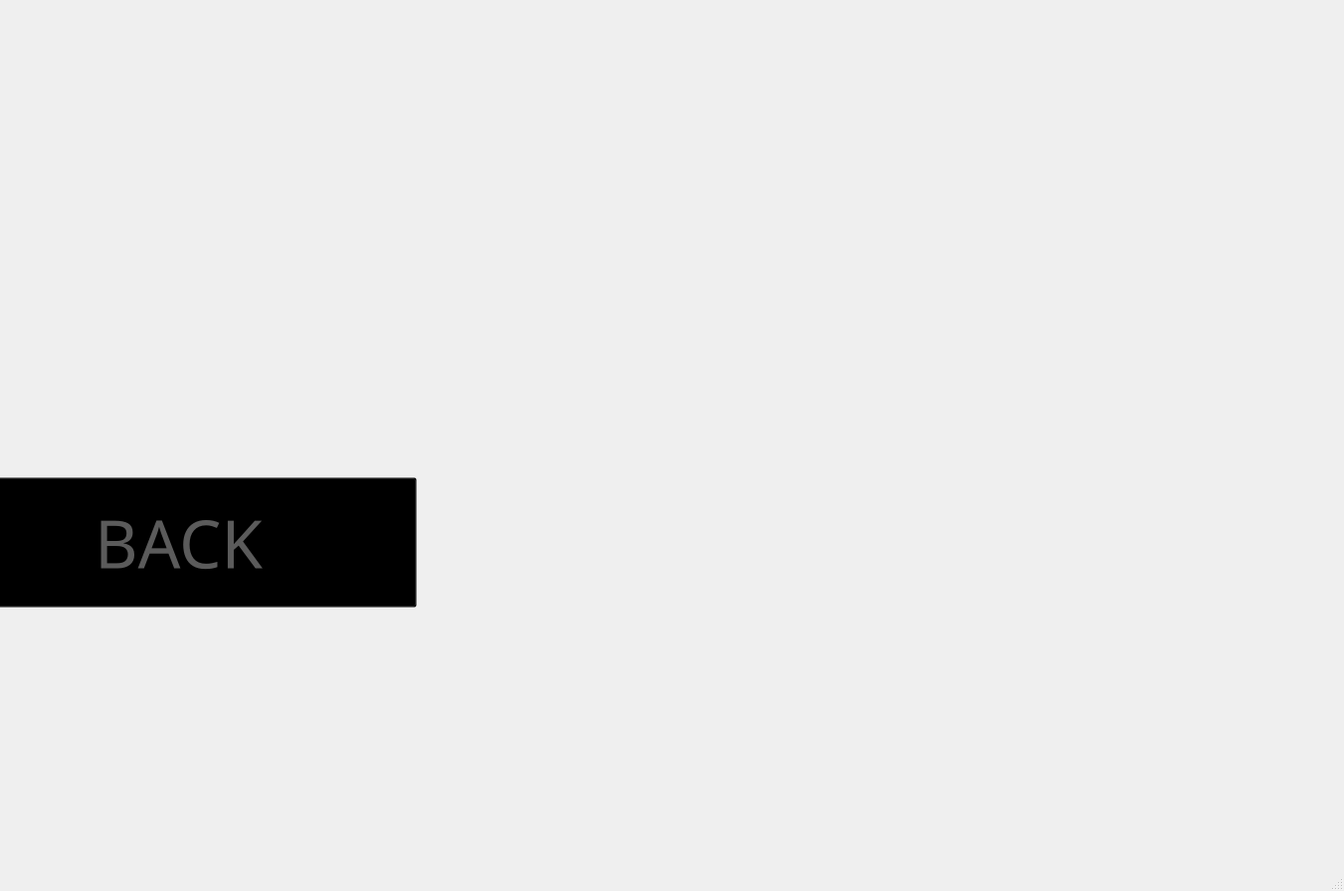
<?xml version="1.0" encoding="UTF-8"?>
<ui version="4.0">
 <class>MainWindow</class>
 <widget class="QMainWindow" name="MainWindow">
  <property name="geometry">
   <rect>
    <x>0</x>
    <y>0</y>
    <width>1351</width>
    <height>896</height>
   </rect>
  </property>
  <property name="windowTitle">
   <string>MainWindow</string>
  </property>
  <widget class="QWidget" name="centralwidget">
   <widget class="QLabel" name="label">
    <property name="geometry">
     <rect>
      <x>10</x>
      <y>20</y>
      <width>1000</width>
      <height>600</height>
     </rect>
    </property>
    <property name="text">
     <string/>
    </property>
    <property name="pixmap">
     <pixmap>../leaderboard_bg.png</pixmap>
    </property>
   </widget>
   <widget class="QPushButton" name="back_button">
    <property name="geometry">
     <rect>
      <x>-60</x>
      <y>480</y>
      <width>479</width>
      <height>131</height>
     </rect>
    </property>
    <property name="font">
     <font>
      <family>Justice Chrome</family>
      <pointsize>50</pointsize>
     </font>
    </property>
    <property name="styleSheet">
     <string notr="true">background-color: rgba(0, 0, 0, 0);
color: rgb(91, 91, 91);
</string>
    </property>
    <property name="text">
     <string>BACK</string>
    </property>
   </widget>
   <widget class="QLabel" name="score_label_1">
    <property name="geometry">
     <rect>
      <x>90</x>
      <y>60</y>
      <width>261</width>
      <height>41</height>
     </rect>
    </property>
    <property name="font">
     <font>
      <family>Justice Chrome</family>
      <pointsize>25</pointsize>
     </font>
    </property>
    <property name="styleSheet">
     <string notr="true">background-color: rgba(0, 0, 0, 0);
color: rgb(91, 91, 91);
</string>
    </property>
    <property name="text">
     <string/>
    </property>
   </widget>
   <widget class="QLabel" name="score_label_2">
    <property name="geometry">
     <rect>
      <x>90</x>
      <y>100</y>
      <width>261</width>
      <height>41</height>
     </rect>
    </property>
    <property name="font">
     <font>
      <family>Justice Chrome</family>
      <pointsize>25</pointsize>
     </font>
    </property>
    <property name="styleSheet">
     <string notr="true">background-color: rgba(0, 0, 0, 0);
color: rgb(91, 91, 91);
</string>
    </property>
    <property name="text">
     <string/>
    </property>
   </widget>
   <widget class="QLabel" name="score_label_3">
    <property name="geometry">
     <rect>
      <x>90</x>
      <y>140</y>
      <width>261</width>
      <height>41</height>
     </rect>
    </property>
    <property name="font">
     <font>
      <family>Justice Chrome</family>
      <pointsize>25</pointsize>
     </font>
    </property>
    <property name="styleSheet">
     <string notr="true">background-color: rgba(0, 0, 0, 0);
color: rgb(91, 91, 91);
</string>
    </property>
    <property name="text">
     <string/>
    </property>
   </widget>
   <widget class="QLabel" name="score_label_4">
    <property name="geometry">
     <rect>
      <x>90</x>
      <y>180</y>
      <width>261</width>
      <height>41</height>
     </rect>
    </property>
    <property name="font">
     <font>
      <family>Justice Chrome</family>
      <pointsize>25</pointsize>
     </font>
    </property>
    <property name="styleSheet">
     <string notr="true">background-color: rgba(0, 0, 0, 0);
color: rgb(91, 91, 91);
</string>
    </property>
    <property name="text">
     <string/>
    </property>
   </widget>
   <widget class="QLabel" name="score_label_5">
    <property name="geometry">
     <rect>
      <x>90</x>
      <y>220</y>
      <width>261</width>
      <height>41</height>
     </rect>
    </property>
    <property name="font">
     <font>
      <family>Justice Chrome</family>
      <pointsize>25</pointsize>
     </font>
    </property>
    <property name="styleSheet">
     <string notr="true">background-color: rgba(0, 0, 0, 0);
color: rgb(91, 91, 91);
</string>
    </property>
    <property name="text">
     <string/>
    </property>
   </widget>
   <widget class="QLabel" name="score_label_6">
    <property name="geometry">
     <rect>
      <x>90</x>
      <y>260</y>
      <width>261</width>
      <height>41</height>
     </rect>
    </property>
    <property name="font">
     <font>
      <family>Justice Chrome</family>
      <pointsize>25</pointsize>
     </font>
    </property>
    <property name="styleSheet">
     <string notr="true">background-color: rgba(0, 0, 0, 0);
color: rgb(91, 91, 91);
</string>
    </property>
    <property name="text">
     <string/>
    </property>
   </widget>
   <widget class="QLabel" name="score_label_7">
    <property name="geometry">
     <rect>
      <x>90</x>
      <y>300</y>
      <width>261</width>
      <height>41</height>
     </rect>
    </property>
    <property name="font">
     <font>
      <family>Justice Chrome</family>
      <pointsize>25</pointsize>
     </font>
    </property>
    <property name="styleSheet">
     <string notr="true">background-color: rgba(0, 0, 0, 0);
color: rgb(91, 91, 91);
</string>
    </property>
    <property name="text">
     <string/>
    </property>
   </widget>
   <widget class="QLabel" name="score_label_8">
    <property name="geometry">
     <rect>
      <x>90</x>
      <y>340</y>
      <width>261</width>
      <height>41</height>
     </rect>
    </property>
    <property name="font">
     <font>
      <family>Justice Chrome</family>
      <pointsize>25</pointsize>
     </font>
    </property>
    <property name="styleSheet">
     <string notr="true">background-color: rgba(0, 0, 0, 0);
color: rgb(91, 91, 91);
</string>
    </property>
    <property name="text">
     <string/>
    </property>
   </widget>
   <widget class="QLabel" name="score_label_9">
    <property name="geometry">
     <rect>
      <x>90</x>
      <y>380</y>
      <width>261</width>
      <height>41</height>
     </rect>
    </property>
    <property name="font">
     <font>
      <family>Justice Chrome</family>
      <pointsize>25</pointsize>
     </font>
    </property>
    <property name="styleSheet">
     <string notr="true">background-color: rgba(0, 0, 0, 0);
color: rgb(91, 91, 91);
</string>
    </property>
    <property name="text">
     <string/>
    </property>
   </widget>
   <widget class="QLabel" name="score_label_10">
    <property name="geometry">
     <rect>
      <x>80</x>
      <y>420</y>
      <width>261</width>
      <height>41</height>
     </rect>
    </property>
    <property name="font">
     <font>
      <family>Justice Chrome</family>
      <pointsize>25</pointsize>
     </font>
    </property>
    <property name="styleSheet">
     <string notr="true">background-color: rgba(0, 0, 0, 0);
color: rgb(91, 91, 91);
</string>
    </property>
    <property name="text">
     <string/>
    </property>
   </widget>
  </widget>
  <widget class="QMenuBar" name="menubar">
   <property name="geometry">
    <rect>
     <x>0</x>
     <y>0</y>
     <width>1351</width>
     <height>26</height>
    </rect>
   </property>
  </widget>
  <widget class="QStatusBar" name="statusbar"/>
 </widget>
 <resources/>
 <connections/>
</ui>
